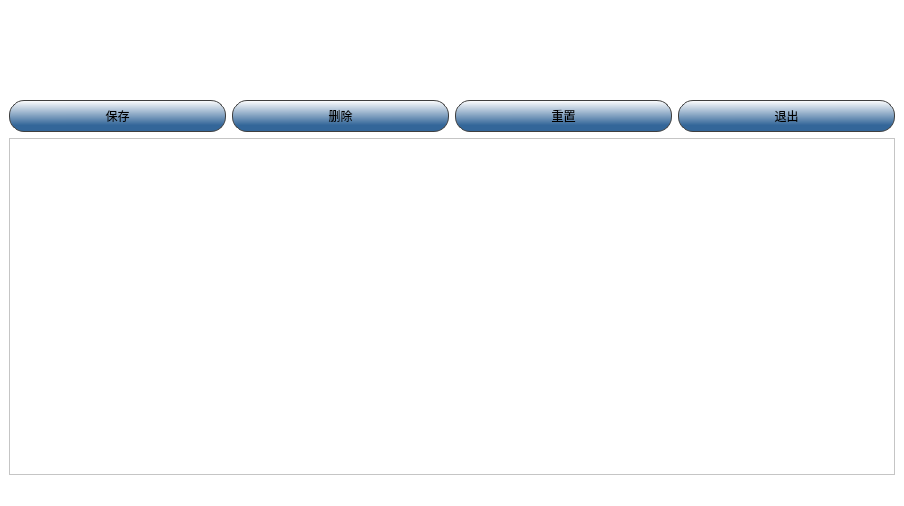
<?xml version="1.0" encoding="UTF-8"?>
<ui version="4.0">
 <class>ManageWindow</class>
 <widget class="QMainWindow" name="ManageWindow">
  <property name="geometry">
   <rect>
    <x>0</x>
    <y>0</y>
    <width>904</width>
    <height>506</height>
   </rect>
  </property>
  <property name="windowTitle">
   <string>MainWindow</string>
  </property>
  <property name="styleSheet">
   <string notr="true">background-color: rgb(255, 255, 255);</string>
  </property>
  <widget class="QWidget" name="centralwidget">
   <layout class="QFormLayout" name="formLayout">
    <item row="1" column="0" colspan="2">
     <widget class="QSplitter" name="splitter">
      <property name="orientation">
       <enum>Qt::Vertical</enum>
      </property>
      <widget class="QWidget" name="layoutWidget">
       <layout class="QVBoxLayout" name="verticalLayout">
        <item>
         <layout class="QHBoxLayout" name="horizontalLayout">
          <item>
           <widget class="QPushButton" name="btn_save">
            <property name="minimumSize">
             <size>
              <width>0</width>
              <height>32</height>
             </size>
            </property>
            <property name="styleSheet">
             <string notr="true">background-color: qlineargradient(spread:pad, x1:0.541701, y1:1, x2:0.537, y2:0, stop:0.20398 rgba(51, 102, 153, 255), stop:1 rgba(255, 255, 255, 255));
border-style:none;
border:1px solid #3f3f3f; 

padding:5px;
min-height:20px;
border-radius:15px;</string>
            </property>
            <property name="text">
             <string>保存</string>
            </property>
           </widget>
          </item>
          <item>
           <widget class="QPushButton" name="btn_delete">
            <property name="minimumSize">
             <size>
              <width>0</width>
              <height>32</height>
             </size>
            </property>
            <property name="styleSheet">
             <string notr="true">background-color: qlineargradient(spread:pad, x1:0.541701, y1:1, x2:0.537, y2:0, stop:0.20398 rgba(51, 102, 153, 255), stop:1 rgba(255, 255, 255, 255));
border-style:none;
border:1px solid #3f3f3f; 

padding:5px;
min-height:20px;
border-radius:15px;</string>
            </property>
            <property name="text">
             <string>删除</string>
            </property>
           </widget>
          </item>
          <item>
           <widget class="QPushButton" name="btn_reset">
            <property name="minimumSize">
             <size>
              <width>0</width>
              <height>32</height>
             </size>
            </property>
            <property name="styleSheet">
             <string notr="true">background-color: qlineargradient(spread:pad, x1:0.541701, y1:1, x2:0.537, y2:0, stop:0.20398 rgba(51, 102, 153, 255), stop:1 rgba(255, 255, 255, 255));
border-style:none;
border:1px solid #3f3f3f; 

padding:5px;
min-height:20px;
border-radius:15px;</string>
            </property>
            <property name="text">
             <string>重置</string>
            </property>
           </widget>
          </item>
          <item>
           <widget class="QPushButton" name="btn_quit">
            <property name="minimumSize">
             <size>
              <width>0</width>
              <height>32</height>
             </size>
            </property>
            <property name="styleSheet">
             <string notr="true">background-color: qlineargradient(spread:pad, x1:0.541701, y1:1, x2:0.537, y2:0, stop:0.20398 rgba(51, 102, 153, 255), stop:1 rgba(255, 255, 255, 255));
border-style:none;
border:1px solid #3f3f3f; 

padding:5px;
min-height:20px;
border-radius:15px;</string>
            </property>
            <property name="text">
             <string>退出</string>
            </property>
           </widget>
          </item>
         </layout>
        </item>
        <item>
         <widget class="QTableView" name="tableView">
          <property name="styleSheet">
           <string notr="true">background-image: url(:/image/back.jpg);</string>
          </property>
         </widget>
        </item>
       </layout>
      </widget>
     </widget>
    </item>
    <item row="0" column="1">
     <widget class="QLabel" name="label_8">
      <property name="minimumSize">
       <size>
        <width>0</width>
        <height>85</height>
       </size>
      </property>
      <property name="maximumSize">
       <size>
        <width>16777215</width>
        <height>85</height>
       </size>
      </property>
      <property name="styleSheet">
       <string notr="true">background-image: url(:/image/edge.jpeg);</string>
      </property>
      <property name="text">
       <string>&lt;html&gt;&lt;head/&gt;&lt;body&gt;&lt;p&gt;&lt;span style=&quot; font-size:40px; font-weight:600; color:#ffffff; background-color:transparent;&quot;&gt;北京市计量检测科学研究院用户管理&lt;/span&gt;&lt;/p&gt;&lt;/body&gt;&lt;/html&gt;</string>
      </property>
      <property name="alignment">
       <set>Qt::AlignCenter</set>
      </property>
     </widget>
    </item>
   </layout>
  </widget>
  <widget class="QStatusBar" name="statusbar"/>
 </widget>
 <resources>
  <include location="main.qrc"/>
 </resources>
 <connections/>
</ui>
